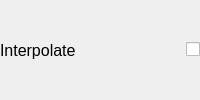
                                   <widget class="QWidget" name="widget_35" native="true">
                                    <layout class="QHBoxLayout" name="horizontalLayout_7">
                                     <property name="leftMargin">
                                      <number>0</number>
                                     </property>
                                     <property name="topMargin">
                                      <number>0</number>
                                     </property>
                                     <property name="rightMargin">
                                      <number>0</number>
                                     </property>
                                     <property name="bottomMargin">
                                      <number>0</number>
                                     </property>
                                     <item>
                                      <widget class="QWidget" name="widget_37" native="true">
                                       <layout class="QHBoxLayout" name="horizontalLayout_56">
                                        <property name="leftMargin">
                                         <number>0</number>
                                        </property>
                                        <property name="topMargin">
                                         <number>0</number>
                                        </property>
                                        <property name="rightMargin">
                                         <number>0</number>
                                        </property>
                                        <property name="bottomMargin">
                                         <number>0</number>
                                        </property>
                                        <item>
                                         <widget class="QLabel" name="label_76">
                                          <property name="font">
                                           <font>
                                            <pointsize>12</pointsize>
                                           </font>
                                          </property>
                                          <property name="text">
                                           <string>Interpolate</string>
                                          </property>
                                         </widget>
                                        </item>
                                        <item>
                                         <spacer name="horizontalSpacer_21">
                                          <property name="orientation">
                                           <enum>Qt::Orientation::Horizontal</enum>
                                          </property>
                                          <property name="sizeHint" stdset="0">
                                           <size>
                                            <width>40</width>
                                            <height>20</height>
                                           </size>
                                          </property>
                                         </spacer>
                                        </item>
                                        <item>
                                         <widget class="QCheckBox" name="interpolateCheckBox">
                                          <property name="text">
                                           <string />
                                          </property>
                                          <property name="tristate">
                                           <bool>false</bool>
                                          </property>
                                         </widget>
                                        </item>
                                       </layout>
                                      </widget>
                                     </item>
                                    </layout>
                                   </widget>
